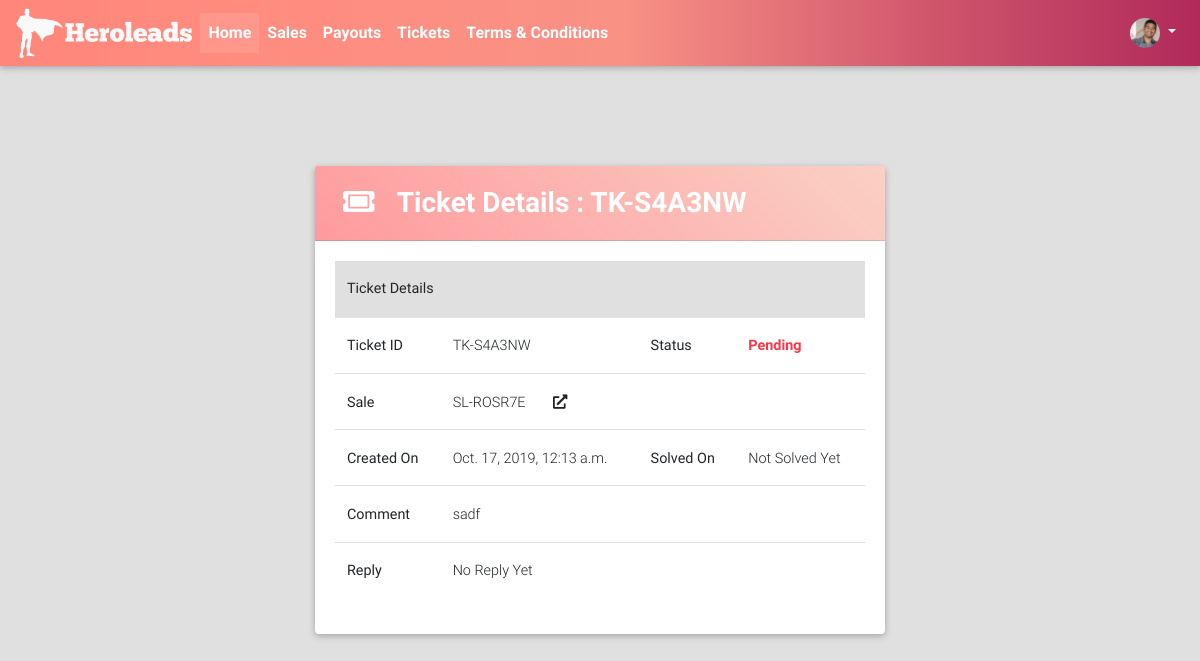
The app's page /tickets/detail/2/ (signed in) with its own data.
### accounts/models.py (models this page shows, shortened)
class User(AbstractBaseUser, PermissionsMixin):
    ACCOUNT_TYPE_CHOICES = (("AG", "Agent"), ("ST", "Staff"), ("AD", "Admin"))
    email = models.EmailField(unique=True)
    phone = models.CharField(max_length=20, null=True, blank=True)
    first_name = models.CharField(max_length=32)
    last_name = models.CharField(max_length=32)
    date_joined = models.DateTimeField(auto_now_add=True)
    is_active = models.BooleanField(default=True)
    is_staff = models.BooleanField(default=False)
    is_superuser = models.BooleanField(default=False)
    account_type = models.CharField(max_length=2, choices=ACCOUNT_TYPE_CHOICES, default="NU")
    photo = models.ImageField(upload_to="accounts/users/photos/", blank=True, null=True)
    objects = UserManager()
    USERNAME_FIELD = "email"
    REQUIRED_FIELDS = ["first_name", "last_name"]
    @property
    def get_avatar(self):
        if self.photo:
            return self.photo.url
        else:
            return "missing"

### tickets/models.py (models this page shows, shortened)
class Ticket(models.Model):
    TICKET_STATUS_CHOICES = (("PN", "Pending"), ("SL", "Solved"), ("CN", "Cancelled"))
    QUERY_TYPE_CHOICES = (("PR", "Price"), ("PM", "Payment"), ("OT", "Other"))
    ticket_id = models.CharField(max_length=32, default=ticket_id_generator)
    sale = models.ForeignKey("sales.Sale", on_delete=models.CASCADE)
    status = models.CharField(max_length=2, choices=TICKET_STATUS_CHOICES, default="IN")
    query_type = models.CharField(max_length=2, choices=QUERY_TYPE_CHOICES, default="OT")
    executive_description = models.TextField(verbose_name="Comment", blank=True)
    photo = models.ImageField(upload_to="tickets/photos/", blank=True, null=True)
    created_on = models.DateTimeField(auto_now_add=True)
    solved_on = models.DateTimeField(blank=True, null=True)
    description = models.TextField(blank=True)
    """info from finance team"""

### sales/models.py (models this page shows, shortened)
class Sale(models.Model):
    SALE_STATUS_CHOICES = (("PA", "Pending"), ("AP", "Approved"), ("CP", "Completed"), ("DC", "Declined"))
    agent = models.ForeignKey(User, on_delete=models.CASCADE)
    campaign_name = models.CharField(max_length=128)
    sale_date = models.DateField()
    setup_fee = models.PositiveIntegerField()
    contract_volume = models.PositiveIntegerField()
    monthly_budget = models.PositiveIntegerField()
    duration = models.ForeignKey(Duration, on_delete=models.PROTECT)
    management_fee = models.PositiveIntegerField()
    car_dealer_amount = models.PositiveIntegerField()
    payment_terms = models.PositiveIntegerField()
    agent_comment = models.TextField(verbose_name="Comment", blank=True)
    finance_comment = models.TextField(blank=True)
    first_commission_paid = models.BooleanField(default=False)
    last_commission_paid = models.BooleanField(default=False)
    first_commission_pay_on = models.DateField(blank=True, null=True)
    last_commission_pay_on = models.DateField(blank=True, null=True)
    commission_applicable = models.FloatField(blank=True, null=True)
    payment_term_intz = models.PositiveIntegerField(blank=True, null=True)
    car_dealer_bonus = models.PositiveIntegerField(blank=True, null=True)
    multiplier_applicable = models.FloatField(blank=True, null=True)
    setup_fee_payout = models.PositiveIntegerField(blank=True, null=True)
    first_payout = models.PositiveIntegerField(blank=True, null=True)
    last_payout = models.PositiveIntegerField(blank=True, null=True)
    bonus_payout = models.PositiveIntegerField(blank=True, null=True)
    total_payout = models.PositiveIntegerField(blank=True, null=True)
    sale_id = models.CharField(max_length=32, default=sale_id_generator)
    status = models.CharField(max_length=2, choices=SALE_STATUS_CHOICES, default="PA")
    created_on = models.DateTimeField(auto_now_add=True)
    @property
    def get_absolute_url(self):
        return reverse_lazy("sales:detail", kwargs={"id": self.id})

### tickets/views.py (the view)
# urls.py: url(r"^detail/(?P<id>[0-9]+)/$", views.TicketDetailView.as_view(), name="tickets_admin_detail"),
class TicketDetailView(LoginRequiredMixin, DetailView):
    model = Ticket
    context_object_name = "ticket"
    template_name = "tickets/detail.html"
    slug_field = "id"
    slug_url_kwarg = "id"
    def get_object(self, queryset=None):
        ticket = super().get_object()
        if ticket.sale.agent == self.request.user:
            return ticket
        raise Http404("Ticket not found!")

### portal/templates/tickets/detail.html (shortened to what this page needs)
{% extends "portal/base.html" %}
{% load crispy_forms_tags %}
{% block content %}
    <br><br><br><br>
    <div class="col-lg-6" style="margin: auto">
        <div class="card clearfix">
            <div class="card-header warm-flame-gradient clearfix">
                <div class="page_heading float-left">
                <h3 class="white-text font-weight-bold m-2"><i class="fa fa-ticket-alt mr-3"></i> Ticket Details : {{ ticket.ticket_id }}</h3>
                </div>
            </div>
            <div class="card-body">
                <div class="detail_table">
                    <table class="table detail_table table-hover">
                        <thead class="bg-light">
                            <th colspan="4">Ticket Details</th>
                        </thead>
                        <tr>
                            <th>Ticket ID</th>
                            <td>{{ ticket.ticket_id }}</td>
                            <th>Status</th>
                            <td><span class="{% if ticket.status == "SL" %}text-success{% elif ticket.status == "PN" %}text-danger{% else %}text-warning{% endif %} font-weight-bold">{{ ticket.get_status_display }}</span></td>
                        </tr>
                        <tr>
                            <th>Sale</th>
                            <td colspan="3">
                                {{ ticket.sale.sale_id }}
                                <a href="{{ ticket.sale.get_absolute_url }}" target="_blank"><i class="fa ml-4 fa-external-link-alt"></i></a>
                            </td>
                        </tr>
                        <tr>
                            <th>Created On</th>
                            <td>{{ ticket.created_on }}</td>
                            <th>Solved On</th>
                            <td>{{ ticket.solved_on|default:"Not Solved Yet" }}</td>
                        </tr>
                        <tr>
                            <th>Comment</th>
                            <td colspan="3">{{ ticket.executive_description }}</td>
                        </tr>
                        <tr>
                            <th>Reply</th>
                            <td colspan="3">{{ ticket.description|default:"No Reply Yet" }}</td>
                        </tr>
                    </table>
                </div>
            </div>
        </div>
    </div>
{% endblock %}

### portal/templates/portal/header.html (shortened to what this page needs)
    {% load static %}
<nav class="mb-1 navbar navbar-expand-lg navbar-dark young-passion-gradient lighten-1">
    <a class="navbar-brand font-weight-bold bg text-center m-0 p-0 mr-2" href="{% url "portal:home" %}">
        <img src="{% static "img/logo.png" %}" height="50px">
    </a>
  <div class="collapse navbar-collapse" id="navbarSupportedContent-555">
    <ul class="navbar-nav mr-auto">
      <li class="nav-item active">
        <a class="nav-link" href="{% url "portal:home" %}">Home
        </a>
      </li>
      <li class="nav-item">
        <a class="nav-link" href="{% url "sales:list" %}">Sales</a>
      </li>
      <li class="nav-item">
        <a class="nav-link" href="{% url "payouts:list" %}">Payouts</a>
      </li>
      <li class="nav-item">
        <a class="nav-link" href="{% url "tickets:list" %}">Tickets</a>
      </li>
      <li class="nav-item">
        <a class="nav-link" href="{% url "portal:terms_conditions" %}">Terms & Conditions</a>
      </li>
    </ul>
    <ul class="navbar-nav ml-auto nav-flex-icons">
      <li class="nav-item avatar dropdown">
        <a class="nav-link dropdown-toggle" id="navbarDropdownMenuLink-55" data-toggle="dropdown"
          aria-haspopup="true" aria-expanded="false">
          <img src="{{ user.get_avatar }}" id="avatar-image" class="rounded-circle z-depth-0"
            alt="avatar image" height="30px">
        </a>
      </li>
    </ul>
  </div>
</nav>

### portal/static/css/style.css (style rules this page uses)
.nav-link { font-weight: bold; }

### records on screen
User: get_avatar (picture)
Ticket: ticket_id "TK-S4A3NW", status "Pending", sale.sale_id "SL-ROSR7E", created_on "Oct. 17, 2019, 12:13 a.m.", solved_on "Not Solved Yet", executive_description "sadf", description "No Reply Yet"
